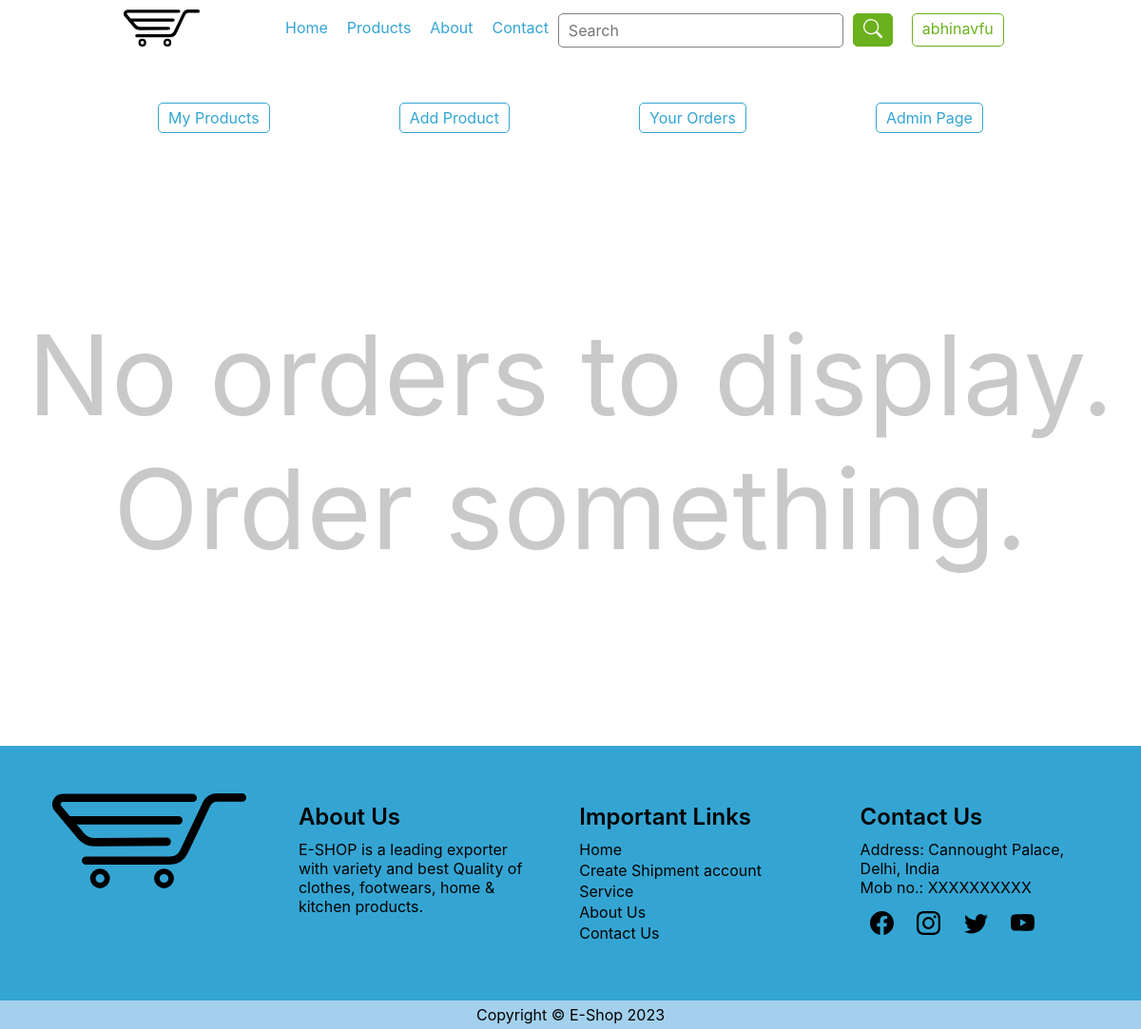
The app's page /ecom/orders/ (signed in), older data.
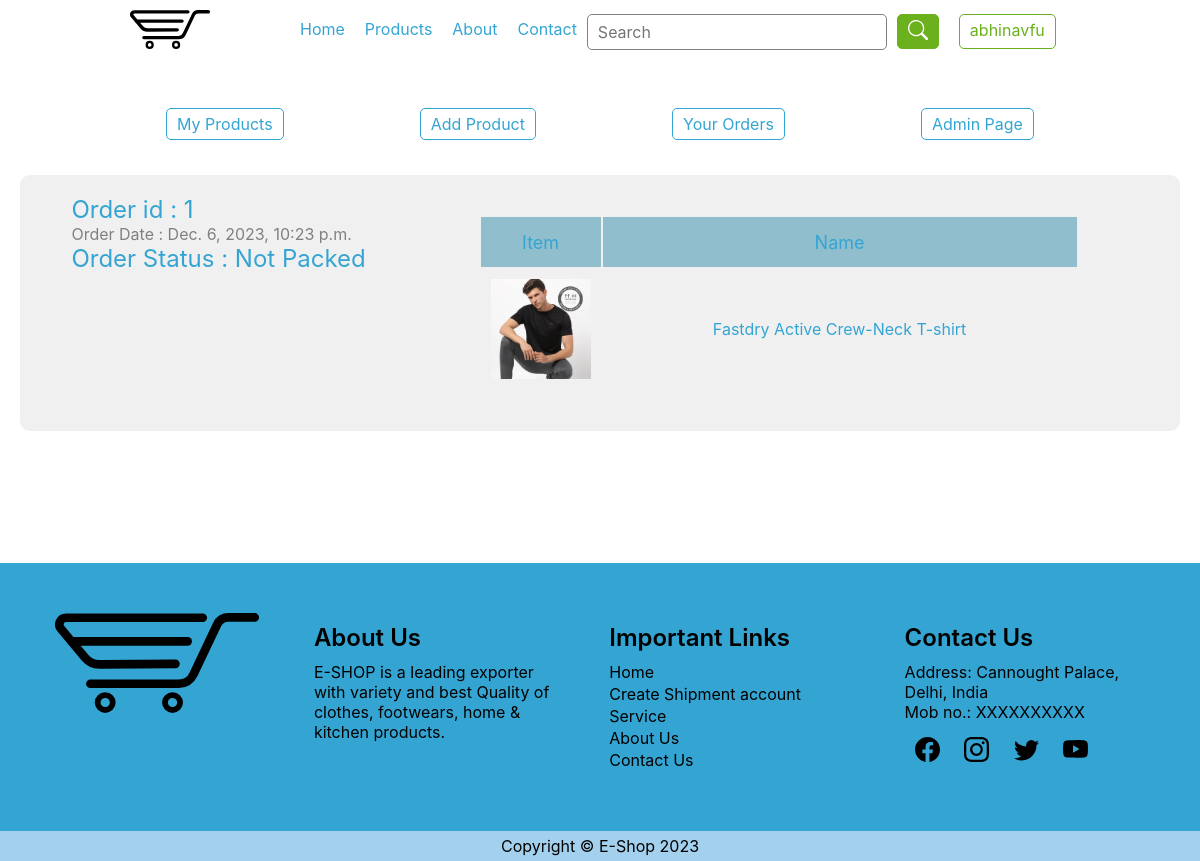
The same page, newer data.
### ecom/models.py (models this page shows, shortened)
class Payment(models.Model):
    buyer = models.ForeignKey(Buyer, on_delete=models.CASCADE)
    seller = models.CharField(default="E-Shop", max_length=20)
    address = models.CharField(default="", max_length=500)
    subtotal = models.IntegerField(default=0, null=True, blank=True)
    shipping = models.IntegerField(default=0, null=True, blank=True)
    ordertotal = models.IntegerField(default=0, null=True, blank=True)
    paymentmethod = models.CharField(
        max_length=30, default="COD", null=True, blank=True)
    paymentstatus = models.CharField(
        max_length=20, default="Pending", null=True, blank=True)
    orderstatus = models.CharField(
        max_length=20, default="Not Packed", null=True, blank=True)
    updated_at = models.DateTimeField(auto_now=True)
    created_at = models.DateTimeField(blank=True, null=True)
    rzppid = models.CharField(
        max_length=100, default="", null=True, blank=True)
    rzpoid = models.CharField(
        max_length=100, default="", null=True, blank=True)
    rzpsid = models.CharField(
        max_length=100, default="", null=True, blank=True)

class Order(models.Model):
    product = models.ForeignKey(Product, on_delete=models.CASCADE)
    q = models.IntegerField(default=1)
    total = models.IntegerField(default=0)
    payment = models.ForeignKey(Payment, on_delete=models.CASCADE)

class Product(models.Model):
    mainCategory = models.ForeignKey(MainCategory, on_delete=models.CASCADE)
    subCategory = models.ForeignKey(SubCategory, on_delete=models.CASCADE)
    brand = models.ForeignKey(Brand, on_delete=models.CASCADE)
    seller = models.CharField(default="E-Shop", max_length=100)
    name = models.CharField(default="", max_length=200)
    price = models.IntegerField(default=0)
    discount = models.IntegerField(default=0)
    promotion_price = models.IntegerField(default=0)
    tags = models.CharField(default="", max_length=200)
    size = models.CharField(default="", max_length=50)
    colour = models.CharField(default="", max_length=50)
    popularity = models.IntegerField(default=0)
    stock = models.CharField(default="", max_length=20)
    description = models.TextField(default="")
    sale = models.BooleanField(default=False, null=False)
    pic1 = models.ImageField(upload_to="shopimages/",
                             default=None, blank=True, null=True)
    pic2 = models.ImageField(upload_to="shopimages/",
                             default=None, blank=True, null=True)
    pic3 = models.ImageField(upload_to="shopimages/",
                             default=None, blank=True, null=True)
    pic4 = models.ImageField(upload_to="shopimages/",
                             default=None, blank=True, null=True)
    updated_at = models.DateTimeField(auto_now=True)
    created_at = models.DateTimeField(blank=True, null=True)
    def __str__(self):
        return self.name
    objects = ProductManager()

### ecom/views.py (the view)
# urls.py: path('orders/', orders, name='orders'),
@login_required(login_url=loginUrl)
def orders(request):
    checkU = checkUser(request)
    try:
        buyer = Buyer.objects.get(username=auth.get_user(request))
        orders = Payment.objects.filter(
            buyer=buyer).order_by('-created_at')
        c= Cart.objects.filter(buyer=buyer)
    except:
        pass
    try:
        if checkU == 'admin':
            orders = Payment.objects.filter(seller=SELLER).order_by('-created_at')
            c = None
    except:
        pass
    return render(request, 'orders.html', {'orders': orders, 'cart':c, 'checkU': checkU})

### ecom/templatetags/cart.py (called while the page is built)
@register.filter(name="checkoutProducts")
def checkoutProducts(request, num):
    products = Order.objects.filter(payment=Payment.objects.get(id=num))
    return products

### ecom/views.py (called while the page is built, shortened)
def checkUser(request):
    try:
        try:
            if User.objects.get(username=auth.get_user(request)).is_superuser:
                return 'admin'
        except:
            pass
    except:
        return 'user'

### ecom/templates/orders.html (shortened to what this page needs)
{% extends 'base.html' %} {% load cart %} {% block page %}
<div class="orders" class="min-height" style="min-height: 500px">
  {% if checkU == 'admin' %}
  <div class="d-flex" style="padding: 20px">
    <a class="btn btn-blue" href="{% url 'userprofile' %}">My Products</a>
    <a class="btn btn-blue" href="{% url 'addProduct' %}">Add Product</a>
    <a class="btn btn-blue" href="{% url 'orders' %}">Your Orders</a>
    <a class="btn btn-blue" href="/admin/">Admin Page</a>
  </div>
  {%endif%}
  {% if orders|length > 0 %} {% for i in orders %}
  <div class="orderitem">
    <div>
        <a href="{% url 'orderDetails' i.id %}">
          <h2>Order id : {{i.id}}</h2>
          <span style="color: gray">Order Date : {{i.created_at}}</span>
          <h2>Order Status : {{i.orderstatus}}</h2>
        </a>
      </div>
      {% if checkU == 'shipment' %}
      {%else%}
      <div>
        <a href="{% url 'orderDetails' i.id %}">
        <div class="cart-items">
          <table>
            <thead>
              <tr>
                <th style="width: 100px">Item</th>
                <th class="cart-name">Name</th>
              </tr>
            </thead>
            <tbody>
              {% for j in request|checkoutProducts:i.id %}
              <tr>
                <td>
                  <div class="cart-img">
                    {% if j.product.pic1 %}
                    <img src="{{j.product.pic1.url}}" alt="product item" />
                    {% else %}
                    <img src="/static/images/No_image.png" alt="" />
                    {% endif %}
                  </div>
                </td>
                <td>{{j.product}}</td>
              </tr>
              {% endfor %}
            </tbody>
          </table>
        </div></a>
      </div>
      {%endif%}
    </div>
  {%endfor%} {% else %}
  <div class="noitem">
    <h3>
      No orders to display. <br />
      Order something.
    </h3>
  </div>
  {% endif %}
</div>
{%endblock%}

Row changes from the older to the newer data that the page shows:
added Payment: id "1", created_at "Dec. 6, 2023, 10:23 p.m.", orderstatus "Not Packed"
added Order: product.pic1 (picture), product "Fastdry Active Crew-Neck T-shirt"
Text that changed along with them:
text no longer shown: "No orders to display. Order something."
